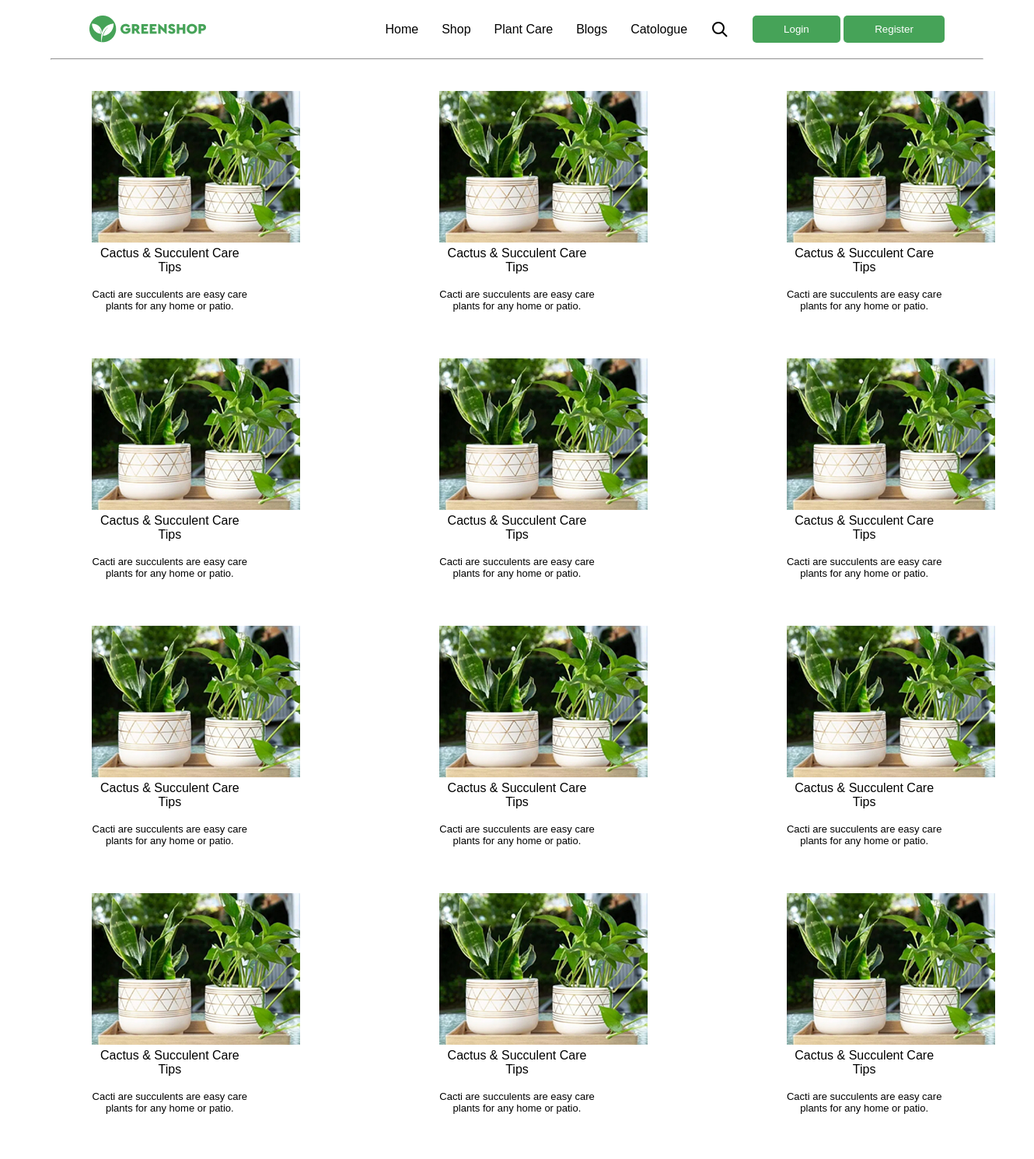
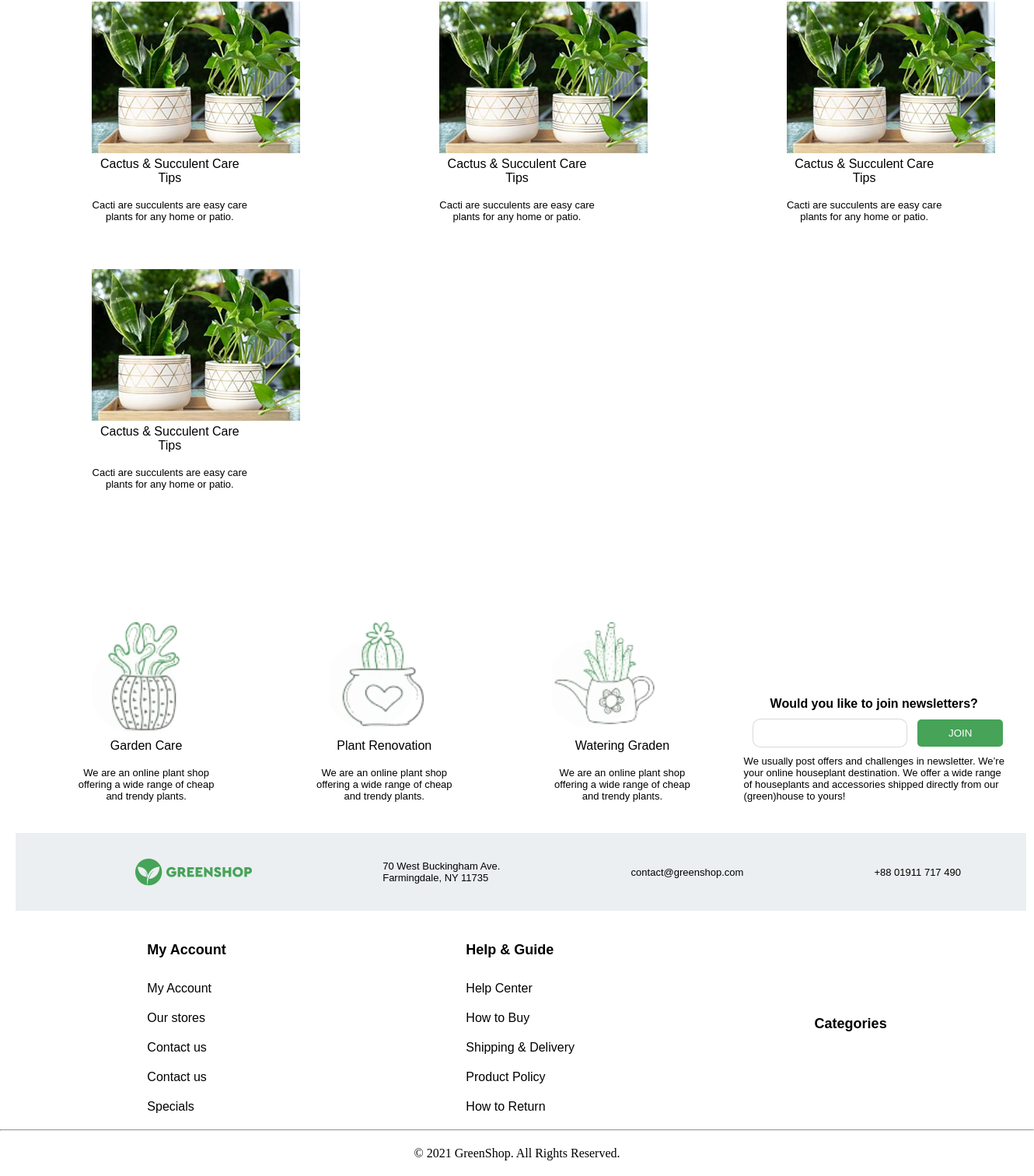
The app's page /blogs/ with its own data (2 pictures, top to bottom).
### plant/models.py (models this page shows, shortened)
class TimeAbstract(models.Model):
    created_at = models.DateField('created', auto_now_add=True)
    updated_at = models.DateField('', auto_now=True)
    class Meta:
        abstract = True

class Blog(TimeAbstract):
    class Meta:
        verbose_name_plural = 'blogs'
        verbose_name = 'blog'
    name = models.CharField(max_length=100)
    description = models.TextField()
    image = models.ImageField(upload_to='blog_images/')

### plant/views.py (the view)
# urls.py: path('blogs/', views.AllBlogs.as_view(), name='blogs'),
class AllBlogs(ListView):
    model = Blog
    context_object_name = 'blogs'
    template_name = 'blogs.html'
    def get_context_data(self, **kwargs):
        context = super().get_context_data(**kwargs)
        context['form'] = CustomUserCreationForm
        context['forms'] = LoginForm
        return context

### templates/blogs.html
{% extends "main.html" %}
{% block content %}
<center>
<div class="">
    <div class="display-plant container media-container pad-top-20">
      {% for blog in blogs %}
      <a href="{% url 'detail_blog' blog.id %}">
        <div class="pad-top-20 blog">
          <img src="{{ blog.image.url }}" alt="" />
          <h3>{{ blog.name }}</h3>
          <br /><p>{{ blog.description }}</p>
        </div>
      </a>
      {% endfor %}
    </div>
  </div>
</center>
{% endblock %}

### static/static_dirs/css/main.css (style rules this page uses)
* { margin: 0; box-sizing: border-box; }
.container { width: 1300px; margin: 0 auto; }
.display-plant { display: grid; grid-template-columns: repeat(3, 1fr); gap: 40px; flex: 1; }
img { max-width: 300px; max-height: 300px; }
ul, li, a { text-decoration: none; font-family: Cera Pro, sans-serif; color: black; list-style: none; }
p { font-family: Cera Pro, sans-serif; font-size: 13px; }
h3 { font-family: Cera Pro, sans-serif; font-size: 16px; font-weight: 500; line-height: 18px; }
.blog { max-width: 200px; }
.pad-top-20 { padding-top: 20px; }

### records on screen
Blog: image (picture), name "Cactus & Succulent Care Tips", description "Cacti are succulents are easy care plants for any home or patio."
Blog: image (picture), name "Cactus & Succulent Care Tips", description "Cacti are succulents are easy care plants for any home or patio."
Blog: image (picture), name "Cactus & Succulent Care Tips", description "Cacti are succulents are easy care plants for any home or patio."
Blog: image (picture), name "Cactus & Succulent Care Tips", description "Cacti are succulents are easy care plants for any home or patio."
Blog: image (picture), name "Cactus & Succulent Care Tips", description "Cacti are succulents are easy care plants for any home or patio."
Blog: image (picture), name "Cactus & Succulent Care Tips", description "Cacti are succulents are easy care plants for any home or patio."
Blog: image (picture), name "Cactus & Succulent Care Tips", description "Cacti are succulents are easy care plants for any home or patio."
Blog: image (picture), name "Cactus & Succulent Care Tips", description "Cacti are succulents are easy care plants for any home or patio."
Blog: image (picture), name "Cactus & Succulent Care Tips", description "Cacti are succulents are easy care plants for any home or patio."
Blog: image (picture), name "Cactus & Succulent Care Tips", description "Cacti are succulents are easy care plants for any home or patio."
Blog: image (picture), name "Cactus & Succulent Care Tips", description "Cacti are succulents are easy care plants for any home or patio."
Blog: image (picture), name "Cactus & Succulent Care Tips", description "Cacti are succulents are easy care plants for any home or patio."
Blog: image (picture), name "Cactus & Succulent Care Tips", description "Cacti are succulents are easy care plants for any home or patio."
Blog: image (picture), name "Cactus & Succulent Care Tips", description "Cacti are succulents are easy care plants for any home or patio."
Blog: image (picture), name "Cactus & Succulent Care Tips", description "Cacti are succulents are easy care plants for any home or patio."
Blog: image (picture), name "Cactus & Succulent Care Tips", description "Cacti are succulents are easy care plants for any home or patio."
